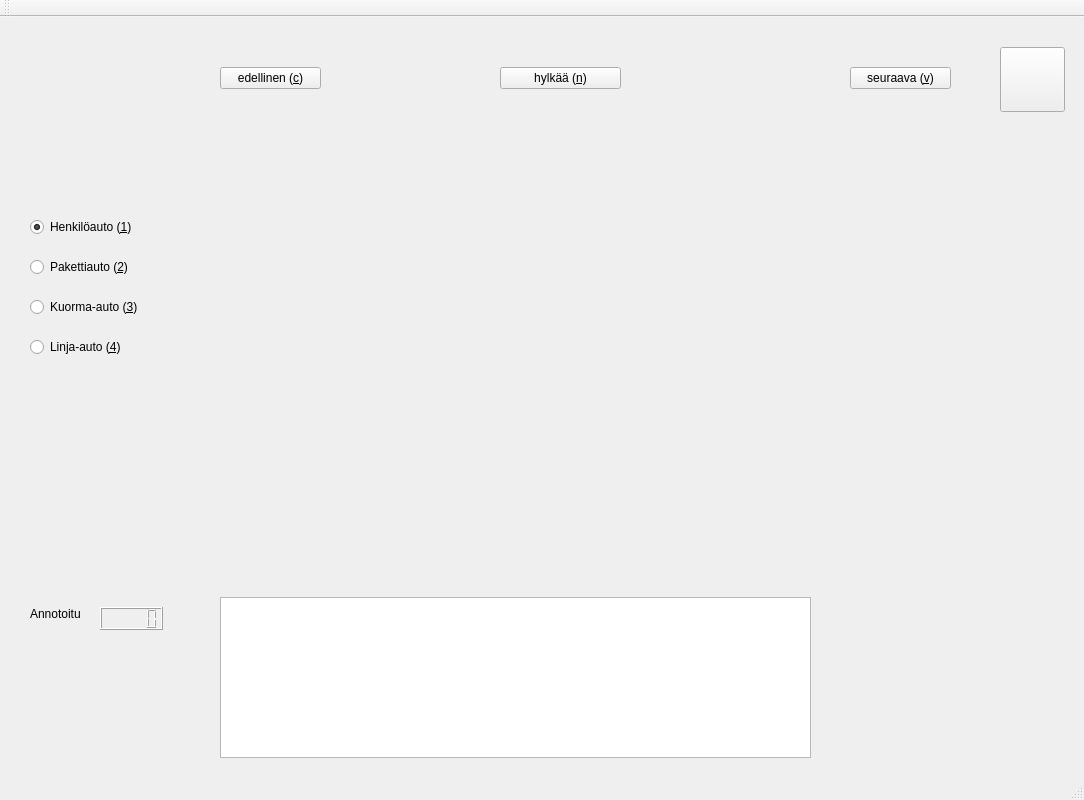
<?xml version="1.0" encoding="UTF-8"?>
<ui version="4.0">
 <class>MainWindow</class>
 <widget class="QMainWindow" name="MainWindow">
  <property name="geometry">
   <rect>
    <x>0</x>
    <y>0</y>
    <width>1084</width>
    <height>800</height>
   </rect>
  </property>
  <property name="windowTitle">
   <string>Annotator</string>
  </property>
  <property name="windowIcon">
   <iconset resource="annotator.qrc">
    <normaloff>:/images/accessories-text-editor.png</normaloff>:/images/accessories-text-editor.png</iconset>
  </property>
  <widget class="QWidget" name="centralWidget">
   <widget class="QPushButton" name="edellinenBtn">
    <property name="geometry">
     <rect>
      <x>220</x>
      <y>50</y>
      <width>101</width>
      <height>22</height>
     </rect>
    </property>
    <property name="text">
     <string>edellinen (&amp;c)</string>
    </property>
    <property name="icon">
     <iconset resource="annotator.qrc">
      <normaloff>:/images/arrow-left.png</normaloff>:/images/arrow-left.png</iconset>
    </property>
   </widget>
   <widget class="QPushButton" name="seuraavaBtn">
    <property name="geometry">
     <rect>
      <x>850</x>
      <y>50</y>
      <width>101</width>
      <height>22</height>
     </rect>
    </property>
    <property name="text">
     <string>seuraava (&amp;v)</string>
    </property>
    <property name="icon">
     <iconset resource="annotator.qrc">
      <normaloff>:/images/arrow-right.png</normaloff>:/images/arrow-right.png</iconset>
    </property>
   </widget>
   <widget class="QRadioButton" name="hAutoBtn">
    <property name="geometry">
     <rect>
      <x>30</x>
      <y>200</y>
      <width>121</width>
      <height>20</height>
     </rect>
    </property>
    <property name="text">
     <string>Henkilöauto (&amp;1)</string>
    </property>
    <property name="checked">
     <bool>true</bool>
    </property>
   </widget>
   <widget class="QRadioButton" name="pAutoBtn">
    <property name="geometry">
     <rect>
      <x>30</x>
      <y>240</y>
      <width>111</width>
      <height>20</height>
     </rect>
    </property>
    <property name="text">
     <string>Pakettiauto (&amp;2)</string>
    </property>
    <property name="checked">
     <bool>false</bool>
    </property>
   </widget>
   <widget class="QRadioButton" name="kAutoBtn">
    <property name="geometry">
     <rect>
      <x>30</x>
      <y>280</y>
      <width>121</width>
      <height>20</height>
     </rect>
    </property>
    <property name="text">
     <string>Kuorma-auto (&amp;3)</string>
    </property>
   </widget>
   <widget class="QPushButton" name="nnforgeBtn">
    <property name="geometry">
     <rect>
      <x>1000</x>
      <y>30</y>
      <width>65</width>
      <height>65</height>
     </rect>
    </property>
    <property name="toolTip">
     <string>nnForge</string>
    </property>
    <property name="text">
     <string/>
    </property>
    <property name="icon">
     <iconset resource="annotator.qrc">
      <normaloff>:/images/justnn.gif</normaloff>:/images/justnn.gif</iconset>
    </property>
    <property name="iconSize">
     <size>
      <width>64</width>
      <height>64</height>
     </size>
    </property>
   </widget>
   <widget class="QPlainTextEdit" name="plainTextEdit">
    <property name="geometry">
     <rect>
      <x>220</x>
      <y>580</y>
      <width>591</width>
      <height>161</height>
     </rect>
    </property>
    <property name="readOnly">
     <bool>true</bool>
    </property>
    <property name="plainText">
     <string/>
    </property>
   </widget>
   <widget class="QLCDNumber" name="lcdNumber">
    <property name="geometry">
     <rect>
      <x>100</x>
      <y>590</y>
      <width>63</width>
      <height>23</height>
     </rect>
    </property>
    <property name="intValue" stdset="0">
     <number>0</number>
    </property>
   </widget>
   <widget class="QLabel" name="label">
    <property name="geometry">
     <rect>
      <x>30</x>
      <y>590</y>
      <width>59</width>
      <height>14</height>
     </rect>
    </property>
    <property name="text">
     <string>Annotoitu</string>
    </property>
   </widget>
   <widget class="QLabel" name="imBox">
    <property name="geometry">
     <rect>
      <x>220</x>
      <y>100</y>
      <width>731</width>
      <height>441</height>
     </rect>
    </property>
    <property name="text">
     <string/>
    </property>
   </widget>
   <widget class="QLabel" name="imgName">
    <property name="geometry">
     <rect>
      <x>230</x>
      <y>550</y>
      <width>581</width>
      <height>16</height>
     </rect>
    </property>
    <property name="text">
     <string/>
    </property>
   </widget>
   <widget class="QPushButton" name="ignoreBtn">
    <property name="geometry">
     <rect>
      <x>500</x>
      <y>50</y>
      <width>121</width>
      <height>22</height>
     </rect>
    </property>
    <property name="text">
     <string>hylkää (&amp;n)</string>
    </property>
   </widget>
   <widget class="QRadioButton" name="lAutoBtn">
    <property name="geometry">
     <rect>
      <x>30</x>
      <y>320</y>
      <width>100</width>
      <height>20</height>
     </rect>
    </property>
    <property name="text">
     <string>Linja-auto (&amp;4)</string>
    </property>
   </widget>
  </widget>
  <widget class="QMenuBar" name="menuBar">
   <property name="geometry">
    <rect>
     <x>0</x>
     <y>0</y>
     <width>1084</width>
     <height>19</height>
    </rect>
   </property>
  </widget>
  <widget class="QToolBar" name="mainToolBar">
   <attribute name="toolBarArea">
    <enum>TopToolBarArea</enum>
   </attribute>
   <attribute name="toolBarBreak">
    <bool>false</bool>
   </attribute>
  </widget>
  <widget class="QStatusBar" name="statusBar"/>
 </widget>
 <layoutdefault spacing="6" margin="11"/>
 <resources>
  <include location="annotator.qrc"/>
 </resources>
 <connections/>
</ui>
